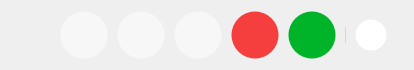
<?xml version="1.0" encoding="UTF-8"?>
<ui version="4.0">
 <class>MiniPanel</class>
 <widget class="QWidget" name="MiniPanel">
  <property name="geometry">
   <rect>
    <x>0</x>
    <y>0</y>
    <width>414</width>
    <height>70</height>
   </rect>
  </property>
  <property name="windowTitle">
   <string>Mini panel</string>
  </property>
  <layout class="QHBoxLayout" name="horizontalLayout">
   <property name="leftMargin">
    <number>24</number>
   </property>
   <property name="topMargin">
    <number>0</number>
   </property>
   <property name="rightMargin">
    <number>24</number>
   </property>
   <property name="bottomMargin">
    <number>0</number>
   </property>
    <item>
     <widget class="QLabel" name="label_logo">
      <property name="visible">
       <bool>false</bool>
      </property>
      <property name="minimumSize">
       <size>
        <width>24</width>
        <height>24</height>
       </size>
      </property>
      <property name="maximumSize">
       <size>
        <width>24</width>
        <height>24</height>
       </size>
      </property>
       <property name="scaledContents">
        <bool>true</bool>
       </property>
      <property name="alignment">
       <set>Qt::AlignCenter</set>
      </property>
     </widget>
    </item>
    <item>
     <widget class="QPushButton" name="pushButton_screenshare">
     <property name="minimumSize">
      <size>
       <width>48</width>
       <height>48</height>
      </size>
     </property>
     <property name="maximumSize">
      <size>
       <width>48</width>
       <height>48</height>
      </size>
     </property>
     <property name="toolTip">
      <string>Screen share</string>
     </property>
      <property name="styleSheet">
       <string notr="true">
 QPushButton {
  border-radius: 24px;
  background-color: #F7F7F7;
  border: 1px solid rgba(0, 0, 0, 0);
 }
 QPushButton:hover {
  background-color: #F2F2F2;
 }
 QPushButton:pressed {
  background-color: #EBEBEB;
 }
 QPushButton:checked {
  background-color: #EBF4FF;
 }
 QPushButton:checked:hover {
  background-color: #E1EFFE;
 }
 QPushButton:checked:pressed {
  background-color: #D7E9FE;
 }
        </string>
      </property>
      <property name="text">
       <string/>
      </property>
      <property name="icon">
       <iconset resource="src.qrc">
        <normaloff>:/image/icon/computer-symbolic.svg</normaloff>:/image/icon/computer-symbolic.svg</iconset>
      </property>
    </widget>
   </item>
   <item>
     <widget class="QPushButton" name="pushButton_subtitle">
      <property name="minimumSize">
       <size>
        <width>48</width>
        <height>48</height>
       </size>
      </property>
      <property name="maximumSize">
       <size>
        <width>48</width>
        <height>48</height>
       </size>
      </property>
      <property name="toolTip">
       <string>Show subtitles</string>
      </property>
      <property name="styleSheet">
       <string notr="true">
 QPushButton {
  border-radius: 24px;
  background-color: #F7F7F7;
  border: 1px solid rgba(0, 0, 0, 0);
 }
 QPushButton:hover {
  background-color: #F2F2F2;
 }
 QPushButton:pressed {
  background-color: #EBEBEB;
 }
 QPushButton:checked {
  background-color: #EBF4FF;
 }
 QPushButton:checked:hover {
  background-color: #E1EFFE;
 }
 QPushButton:checked:pressed {
  background-color: #D7E9FE;
 }
        </string>
      </property>
      <property name="text">
       <string/>
      </property>
      <property name="icon">
       <iconset resource="src.qrc">
        <normaloff>:/image/icon/zimu.svg</normaloff>:/image/icon/zimu.svg</iconset>
      </property>
    </widget>
   </item>
   <item>
     <widget class="QPushButton" name="pushButton_mute">
      <property name="minimumSize">
       <size>
        <width>48</width>
        <height>48</height>
       </size>
      </property>
      <property name="maximumSize">
       <size>
        <width>48</width>
        <height>48</height>
       </size>
      </property>
      <property name="toolTip">
       <string>Mute</string>
      </property>
      <property name="styleSheet">
       <string notr="true">
 QPushButton {
  border-radius: 24px;
  background-color: #F7F7F7;
  border: 1px solid rgba(0, 0, 0, 0);
 }
 QPushButton:hover {
  background-color: #F2F2F2;
 }
 QPushButton:pressed {
  background-color: #EBEBEB;
 }
 QPushButton:checked {
  background-color: #EBF4FF;
 }
 QPushButton:checked:hover {
  background-color: #E1EFFE;
 }
 QPushButton:checked:pressed {
  background-color: #D7E9FE;
 }
        </string>
      </property>
      <property name="text">
       <string/>
      </property>
      <property name="icon">
       <iconset resource="src.qrc">
        <normaloff>:/image/icon/ukui-microphone-on-symbolic.svg</normaloff>:/image/icon/ukui-microphone-on-symbolic.svg</iconset>
      </property>
    </widget>
   </item>
   <item>
     <widget class="QPushButton" name="pushButton_cutoff">
      <property name="minimumSize">
       <size>
        <width>48</width>
        <height>48</height>
       </size>
      </property>
      <property name="maximumSize">
       <size>
        <width>48</width>
        <height>48</height>
       </size>
      </property>
      <property name="toolTip">
       <string>End chat</string>
      </property>
      <property name="styleSheet">
       <string notr="true">
 QPushButton {
  border-radius: 24px;
  background-color: #F53F3F;
  border: 1px solid rgba(0, 0, 0, 0);
 }
 QPushButton:hover {
  background-color: #E93C3C;
 }
 QPushButton:pressed {
  background-color: #C43232;
 }
        </string>
      </property>
      <property name="text">
       <string/>
      </property>
      <property name="icon">
       <iconset resource="src.qrc">
        <normaloff>:/image/icon/call-stop-symbolic.svg</normaloff>:/image/icon/call-stop-symbolic.svg</iconset>
      </property>
    </widget>
    </item>
    <item>
      <widget class="QPushButton" name="pushButton_answer">
       <property name="visible">
        <bool>false</bool>
       </property>
       <property name="minimumSize">
        <size>
         <width>48</width>
         <height>48</height>
        </size>
       </property>
       <property name="maximumSize">
        <size>
         <width>48</width>
         <height>48</height>
        </size>
       </property>
       <property name="toolTip">
        <string>Accept chat</string>
       </property>
       <property name="styleSheet">
        <string notr="true">
 QPushButton {
  border-radius: 24px;
  background-color: #00B42A;
  border: 1px solid rgba(0, 0, 0, 0);
 }
 QPushButton:hover {
  background-color: #00AB28;
 }
 QPushButton:pressed {
  background-color: #009022;
 }
        </string>
       </property>
       <property name="text">
        <string/>
       </property>
       <property name="icon">
        <iconset resource="src.qrc">
         <normaloff>:/image/icon/call-start-symbolic.svg</normaloff>:/image/icon/call-start-symbolic.svg</iconset>
       </property>
       </widget>
     </item>
     <item>
      <widget class="QFrame" name="frame_divider">
       <property name="visible">
        <bool>false</bool>
       </property>
       <property name="minimumSize">
        <size>
         <width>1</width>
         <height>16</height>
        </size>
       </property>
       <property name="maximumSize">
        <size>
         <width>1</width>
         <height>16</height>
        </size>
       </property>
       <property name="frameShape">
        <enum>QFrame::VLine</enum>
       </property>
       <property name="lineWidth">
        <number>1</number>
       </property>
       <property name="styleSheet">
        <string notr="true">QFrame { background: rgba(0, 0, 0, 0.1); border: none; }</string>
       </property>
      </widget>
     </item>
     <item>
      <widget class="QPushButton" name="pushButton_restore">
       <property name="visible">
        <bool>false</bool>
       </property>
       <property name="minimumSize">
        <size>
         <width>32</width>
         <height>32</height>
        </size>
       </property>
       <property name="maximumSize">
        <size>
         <width>32</width>
         <height>32</height>
        </size>
       </property>
       <property name="toolTip">
        <string>Window mode</string>
       </property>
       <property name="styleSheet">
        <string notr="true">
 QPushButton {
  border-radius: 16px;
  background-color: #FFFFFF;
  border: 1px solid rgba(0, 0, 0, 0);
 }
 QPushButton:hover {
  background-color: #F2F2F2;
 }
 QPushButton:pressed {
  background-color: #EBEBEB;
 }
        </string>
       </property>
       <property name="text">
        <string/>
       </property>
       <property name="icon">
        <iconset resource="src.qrc">
         <normaloff>:/image/icon/view-fullscreen-symbolic.svg</normaloff>:/image/icon/view-fullscreen-symbolic.svg</iconset>
       </property>
      </widget>
     </item>
    </layout>
   </widget>
  <resources>
    <include location="src.qrc"/>
  </resources>
  <connections/>
</ui>
